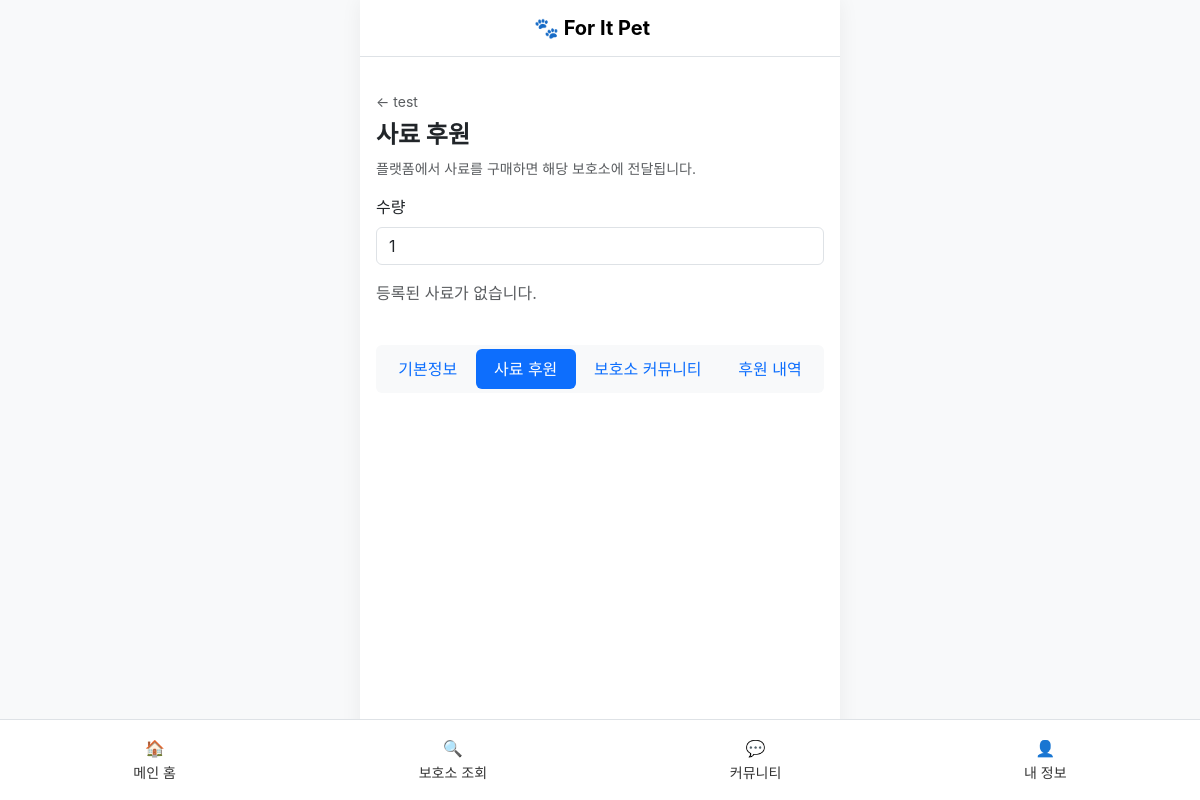
The page /shelter/1/donate/ on the database as committed earlier.
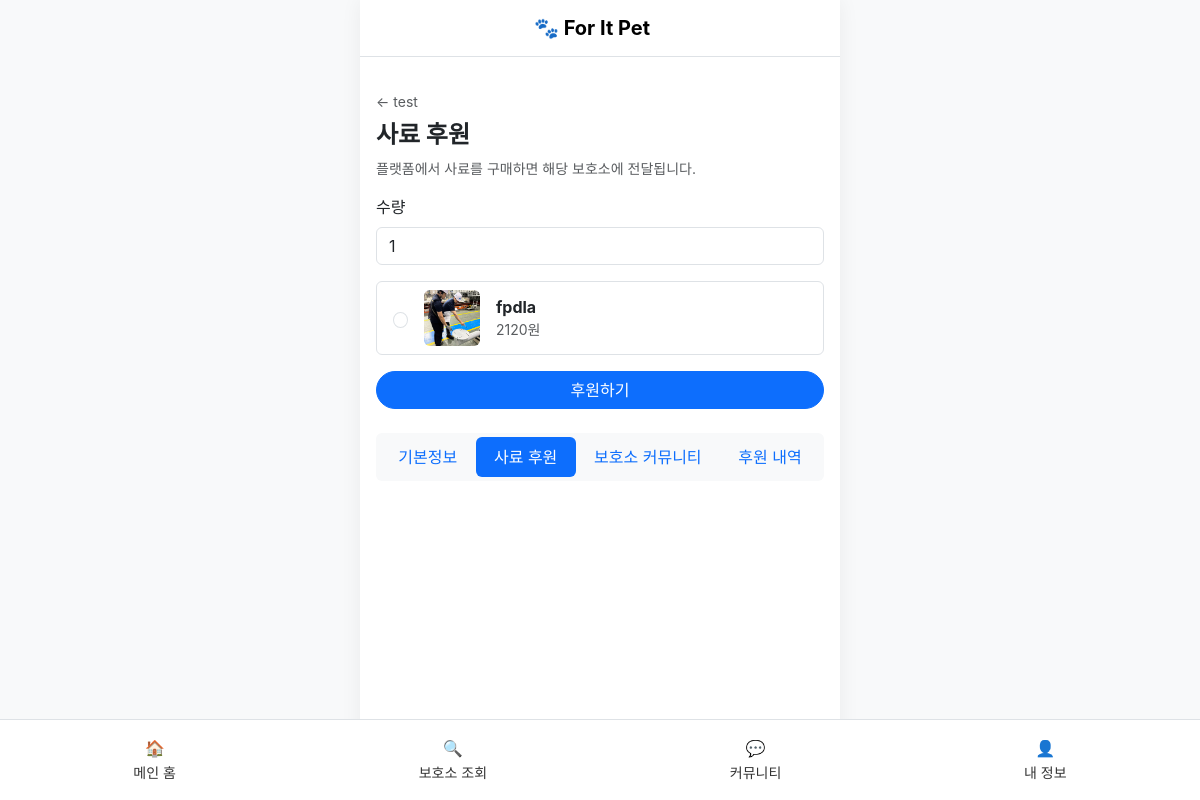
The same page on the database as committed later.
### shelter/models.py (models this page shows, shortened)
class Shelter(models.Model):
    REGION_CHOICES = [
        ('서울', '서울'), ('부산', '부산'), ('대구', '대구'), ('인천', '인천'), ('광주', '광주'),
        ('대전', '대전'), ('울산', '울산'), ('세종', '세종'), ('경기', '경기'), ('강원', '강원'),
        ('충북', '충북'), ('충남', '충남'), ('전북', '전북'), ('전남', '전남'), ('경북', '경북'),
        ('경남', '경남'), ('제주', '제주'),
    ]
    name = models.CharField(max_length=100, verbose_name="보호소명")
    region = models.CharField(max_length=20, choices=REGION_CHOICES, default='서울', verbose_name="지역")
    address = models.CharField(max_length=200, verbose_name="주소")
    phone = models.CharField(max_length=20, blank=True, verbose_name="연락처")
    description = models.TextField(verbose_name="보호소소개")
    image = models.ImageField(upload_to='shelters/', verbose_name="보호소이미지", blank=True, null=True)
    target_product = models.ForeignKey(Product, on_delete=models.SET_NULL, null=True, blank=True, verbose_name="필요사료")

class Product(models.Model):
    name = models.CharField(max_length=100, verbose_name="사료명")
    price = models.IntegerField(verbose_name="가격")
    image = models.ImageField(upload_to='products/', verbose_name="사료이미지")
    description = models.TextField(verbose_name="사료설명")

### shelter/views.py (the view)
# urls.py: path('<int:pk>/donate/', views.shelter_donate, name='shelter_donate'),
def shelter_donate(request, pk):
    shelter = get_object_or_404(Shelter, pk=pk)
    products = list(Product.objects.all())
    if shelter.target_product and shelter.target_product in products:
        products.remove(shelter.target_product)
        products.insert(0, shelter.target_product)
    return render(request, 'shelter/shelter_donate.html', {
        'shelter': shelter,
        'products': products,
    })

### templates/shelter/shelter_donate.html (shortened to what this page needs)
{% extends 'base.html' %}
{% block content %}
<div class="py-3">
    <a href="{% url 'shelter_detail_info' shelter.pk %}" class="text-decoration-none text-muted small">← {{ shelter.name }}</a>
    <h4 class="fw-bold mt-2">사료 후원</h4>
    <p class="text-muted small">플랫폼에서 사료를 구매하면 해당 보호소에 전달됩니다.</p>
    <form method="post" action="{% url 'shelter_donate_do' shelter.pk %}">
        <div class="mb-3">
            <label class="form-label">수량</label>
            <input type="number" name="amount" class="form-control" value="1" min="1" max="100">
        </div>
        <div class="list-group">
            {% for product in products %}
            <label class="list-group-item d-flex gap-3 align-items-center border rounded mb-2">
                <input type="radio" name="product_id" value="{{ product.pk }}" {% if shelter.target_product_id == product.pk %}checked{% endif %} class="form-check-input">
                <div class="d-flex w-100 align-items-center">
                    {% if product.image %}
                    <img src="{{ product.image.url }}" alt="" class="rounded" style="width: 56px; height: 56px; object-fit: cover;">
                    {% else %}
                    <div class="rounded bg-light d-flex align-items-center justify-content-center text-muted" style="width: 56px; height: 56px; font-size: 0.7rem;">사료</div>
                    {% endif %}
                    <div class="ms-3 flex-grow-1">
                        <strong>{{ product.name }}</strong>
                        <div class="text-muted small">{{ product.price|floatformat:0 }}원</div>
                    </div>
                </div>
            </label>
            {% empty %}
            <p class="text-muted">등록된 사료가 없습니다.</p>
            {% endfor %}
        </div>
        {% if products %}
        <button type="submit" class="btn btn-primary w-100 rounded-pill mt-2">후원하기</button>
        {% endif %}
    </form>
    <ul class="nav nav-pills nav-fill bg-light rounded p-1 mt-4" role="tablist">
        <li class="nav-item"><a class="nav-link" href="{% url 'shelter_detail_info' shelter.pk %}">기본정보</a></li>
        <li class="nav-item"><a class="nav-link active" href="{% url 'shelter_donate' shelter.pk %}">사료 후원</a></li>
        <li class="nav-item"><a class="nav-link" href="{% url 'shelter_community_list' shelter.pk %}">보호소 커뮤니티</a></li>
        <li class="nav-item"><a class="nav-link" href="{% url 'shelter_donations' shelter.pk %}">후원 내역</a></li>
    </ul>
</div>
{% endblock %}

### templates/base.html (shortened to what this page needs)
<!DOCTYPE html>
<html lang="ko">
<head>
    <link href="https://cdn.jsdelivr.net/npm/bootstrap@5.3.0/dist/css/bootstrap.min.css" rel="stylesheet">
</head>
<body>
    <div class="mobile-container">
        <nav class="navbar navbar-light bg-white border-bottom sticky-top">
            <div class="container-fluid justify-content-center">
                <a class="navbar-brand fw-bold" href="{% url 'home' %}">🐾 For It Pet</a>
            </div>
        </nav>
        <div class="content p-3">
            {% block content %}
            {% endblock %}
        </div>
        <nav class="navbar fixed-bottom navbar-light bg-white border-top bottom-nav">
            <div class="container-fluid justify-content-around">
                <a href="{% url 'home' %}" class="text-center text-decoration-none">🏠<br><small>메인 홈</small></a>
                <a href="{% url 'shelter_list' %}" class="text-center text-decoration-none">🔍<br><small>보호소 조회</small></a>
                <a href="{% url 'community_list' %}" class="text-center text-decoration-none">💬<br><small>커뮤니티</small></a>
                <a href="{% url 'mypage' %}" class="text-center text-decoration-none">👤<br><small>내 정보</small></a>
            </div>
        </nav>
    </div>
</body>
</html>

### templates/base.html (style rules this page uses)
body { font-family: 'Pretendard', -apple-system, sans-serif; background-color: #f8f9fa; }
.mobile-container { max-width: 480px; margin: 0 auto; background: white; min-height: 100vh; box-shadow: 0 0 20px rgba(0,0,0,.06); }
.content { padding-bottom: 80px; }
.bottom-nav a { padding: 8px 0; color: #333; }

Rows that differ between the two databases and show on the page:
added Product: product_id "☐ fpdla 2120원", image (picture), name "fpdla", price "2120"
Other text that changed with them:
text no longer shown: "등록된 사료가 없습니다."
text now shown: "후원하기"
